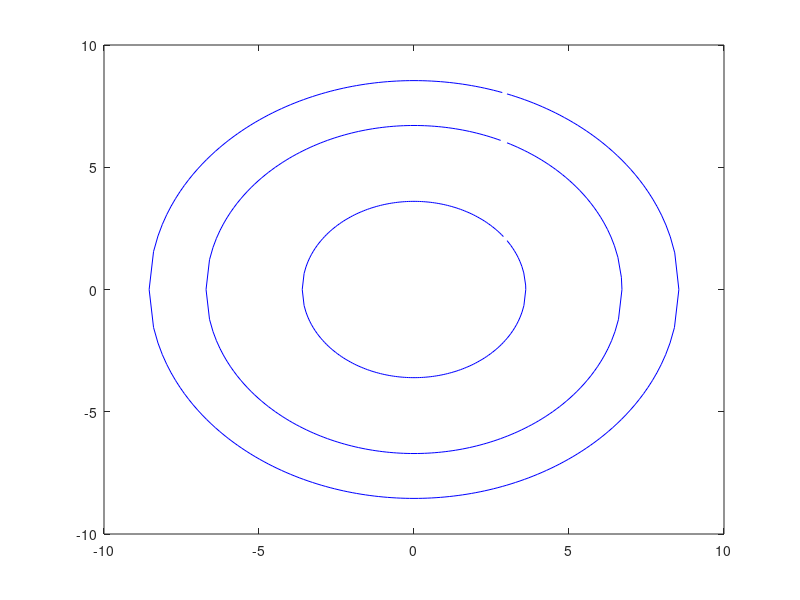

The MATLAB script that drew this image:
%this code is to generate points for checking the orderparameters
clear all
x(1,:)=[3,3,3];

y(1,:)=[2,6,8];%randi(10,1,3);

xc=sum(x)/3;
yc=sum(y)/3;

for j=1:3;
   
 pose2centx(1,j)=x(1,j);%-xc;
 pose2centy(1,j)=y(1,j);%-yc;
 
 unitvec(j,1)=pose2centx(1,j)/norm(abs(pose2centx(1,j)):abs(pose2centy(1,j)));
 unitvec(j,2)=pose2centy(1,j)/norm(abs(pose2centx(1,j)):abs(pose2centy(1,j)));
 
 a=pose2centx(1,j);
 b=pose2centy(1,j);
 
 r(1,j)=sqrt(a^2+b^2);


end
Q_loc_estimateX(1,:)=pose2centx(1,:);
Q_loc_estimateY(1,:)=pose2centy(1,:);
   
c=0;
for j=1:3
    d=0;t=30;
    for i=1:241
%          Q_loc_estimateX(i,:)=x(1,:)+c;
%          Q_loc_estimateY(i,:)=y(1,:)+c;
   % c=c+1;
  % if i<=10
        int(1,j)=r(1,j)/60;
        if j && i == 1
        Q_loc_estimateX(i,j)=Q_loc_estimateX(i,j);
        Q_loc_estimateY(i,j)=Q_loc_estimateY(i,j);
        else
             % 1st quadrant
                if Q_loc_estimateX(i-1,j) && Q_loc_estimateY(i-1,j) >= 0
                    if abs(Q_loc_estimateX(i-1,j))+int(1,j) >=r(1,j)
                    
                z=r(1,j)-Q_loc_estimateX(i-1,j);
                in=z-int(1,j)+Q_loc_estimateX(i-1,j);
                Q_loc_estimateX(i,j)=r(1,j);%in            
                Q_loc_estimateY(i,j)=0;%(sqrt(abs((r(1,j)^2)-(Q_loc_estimateX(i,j))^2)));
                    else
                    Q_loc_estimateX(i,j)=Q_loc_estimateX(i-1,j)+int(1,j);
                    Q_loc_estimateY(i,j)=sqrt(abs((r(1,j)^2)-(Q_loc_estimateX(i,j))^2));
                    end
                end%else
           
               % 2nd quandrant
               if Q_loc_estimateX(i-1,j) <= 0 && Q_loc_estimateY(i-1,j) >= 0
                    Q_loc_estimateX(i,j)=Q_loc_estimateX(i-1,j)+int(1,j);
                    Q_loc_estimateY(i,j)=sqrt(abs((r(1,j)^2)-(Q_loc_estimateX(i,j))^2));
               end
               % else
                %3rd quadrant
            if Q_loc_estimateX(i-1,j) && Q_loc_estimateY(i-1,j) < 0
                
                if abs(Q_loc_estimateX(i-1,j))+int(1,j) >= r(1,j)
                
                z=r(1,j)-abs(Q_loc_estimateX(i-1,j));
                in=int(1,j)-z+Q_loc_estimateX(i-1,j);
                Q_loc_estimateX(i,j)=-r(1,j);%in;             
                Q_loc_estimateY(i,j)=0;%sqrt(abs((r(1,j)^2)-(Q_loc_estimateX(i,j))^2));
                else
                    Q_loc_estimateX(i,j)=Q_loc_estimateX(i-1,j)-int(1,j);
                    Q_loc_estimateY(i,j)=-(sqrt(abs((r(1,j)^2)-(Q_loc_estimateX(i,j))^2)));
                end
            end
           % else
                %4th quadrant
                if Q_loc_estimateX(i-1,j) >0 && Q_loc_estimateY(i-1,j) <= 0
                     Q_loc_estimateX(i,j)=Q_loc_estimateX(i-1,j)-int(1,j);
                    Q_loc_estimateY(i,j)=-(sqrt(abs((r(1,j)^2)-(Q_loc_estimateX(i,j))^2)));
                end
            end     
        end
   %end
%        for i=31:40
%            Q_loc_estimateX(i,j)=(Q_loc_estimateX(i-1,j))+10;
%            Q_loc_estimateY(i,j)=(Q_loc_estimateY(i-1,j))+10;
%        end
%        
%        %else
%           for i=41:50
%            Q_loc_estimateX(i,j)=randi(100,1);
%            Q_loc_estimateY(i,j)=randi(100,1);
%            end
        %end
      
  % end
%         l=((r(1,j)^2)-(C_locx(i,j)^2))
%        % pause 
%         
%         if l>0
%            
%         C_locy(i,j)=sqrt(abs((r(1,j)^2)-(C_locx(i,j)^2)));
%         d=d+int(1,j);
%         else
%             
%              C_locy(i,j)=-1*sqrt(abs((r(1,j)^2)-(pose2centx(1,j)+t)^2));
%            t=t-int(1,j);
%            d=t;
%         end
%         
         
%        if C_locy(i,j) > 0
%           d=d+dia(1,j);
%        else 
%            d=d-dia(1,j);
%        end
       
    end
%end
 %results
 clf;
 plot(Q_loc_estimateX,Q_loc_estimateY,'b-');
 figure(gcf)
 %pause
 %plot(0:1,order_parameter,order_parameter2,'p.')
